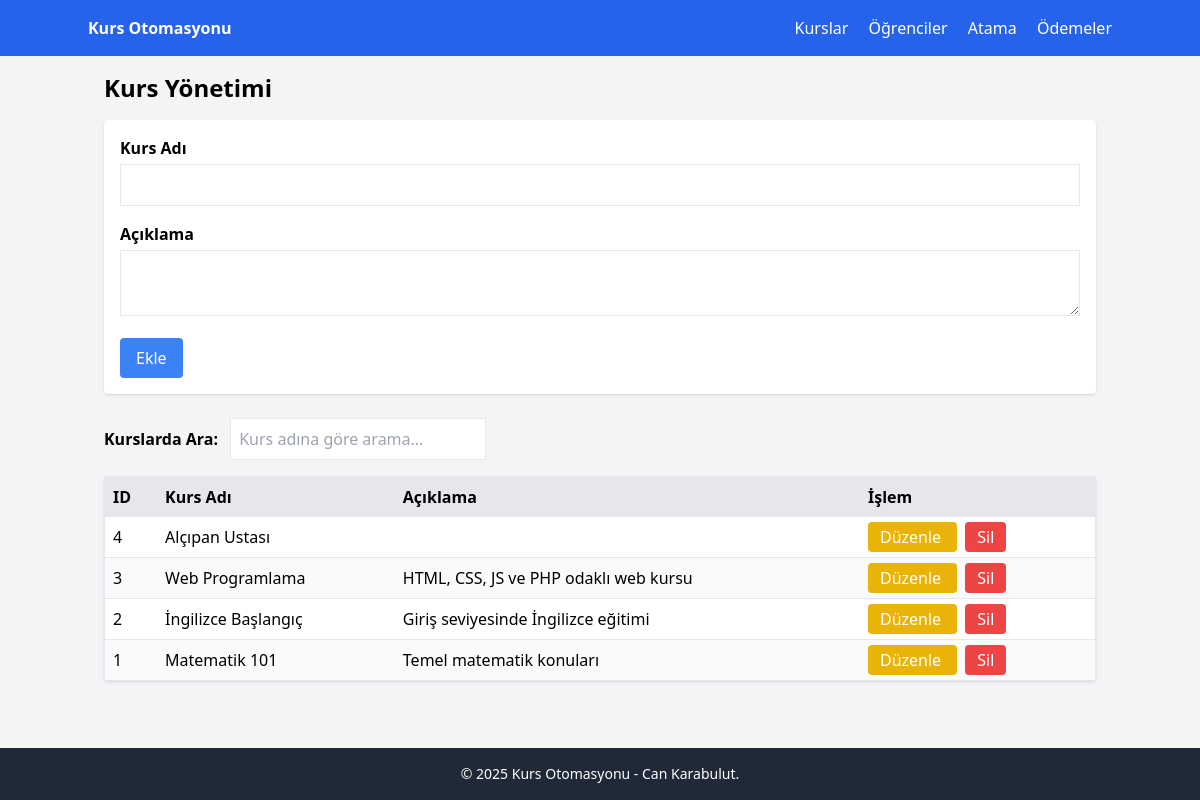
/courses.php, run on the app's committed database.
### tables this page shows
CREATE TABLE `courses` (
  `id` int(11) NOT NULL,
  `name` varchar(100) NOT NULL,
  `description` varchar(255) DEFAULT NULL
);

### courses.php (the view, shortened to what this page needs)
<?php
require_once "db.php";
$editData = null;
$courses = $pdo->query("SELECT * FROM courses ORDER BY id DESC")->fetchAll(PDO::FETCH_ASSOC);
?>
<h1 class="text-2xl font-bold mb-4">Kurs Yönetimi</h1>
<?php if (!$editData): ?>
<form action="courses.php" method="POST" class="mb-6 p-4 bg-white rounded shadow">
  <div class="mb-4">
    <label class="block mb-1 font-semibold">Kurs Adı</label>
    <input type="text" name="name" class="border w-full p-2" required />
  </div>
  <div class="mb-4">
    <label class="block mb-1 font-semibold">Açıklama</label>
    <textarea name="description" class="border w-full p-2" rows="2"></textarea>
  </div>
  <button class="bg-blue-500 text-white px-4 py-2 rounded" type="submit">Ekle</button>
</form>
<?php endif; ?>
<div class="mb-4">
  <label for="courseSearchInput" class="font-semibold mr-2">Kurslarda Ara:</label>
  <input type="text" id="courseSearchInput" class="border p-2 w-64" placeholder="Kurs adına göre arama..." />
</div>
<table id="coursesTable" class="striped w-full bg-white rounded shadow border">
  <thead class="bg-gray-200">
    <tr>
      <th class="p-2 text-left">ID</th>
      <th class="p-2 text-left">Kurs Adı</th>
      <th class="p-2 text-left">Açıklama</th>
      <th class="p-2 text-left">İşlem</th>
    </tr>
  </thead>
  <tbody>
    <?php foreach ($courses as $c): ?>
      <tr class="border-b">
        <td class="p-2"><?php echo $c['id']; ?></td>
        <td class="p-2"><?php echo htmlspecialchars($c['name']); ?></td>
        <td class="p-2"><?php echo htmlspecialchars($c['description']); ?></td>
        <td class="p-2">
          <a href="courses.php?edit_id=<?php echo $c['id']; ?>"
             class="bg-yellow-500 text-white px-3 py-1 rounded mr-2">
            Düzenle
          </a>
          <a href="courses.php?delete_id=<?php echo $c['id']; ?>"
             class="bg-red-500 text-white px-3 py-1 rounded"
             onclick="return confirm('Silmek istediğinize emin misiniz?');">
            Sil
          </a>
        </td>
      </tr>
    <?php endforeach; ?>
  </tbody>
</table>
<?php
require_once "layout.php";

### assets/css/style.css (style rules this page uses)
body { font-family: 'Segoe UI', Tahoma, Geneva, Verdana, sans-serif; }
table.striped tbody tr:nth-child(even) { background-color: #f9fafb; }
table.striped tbody tr:nth-child(odd) { background-color: #ffffff; }

### data on the page
courses: id "4", name "Alçıpan Ustası"
courses: id "3", name "Web Programlama", description "HTML, CSS, JS ve PHP odaklı web kursu"
courses: id "2", name "İngilizce Başlangıç", description "Giriş seviyesinde İngilizce eğitimi"
courses: id "1", name "Matematik 101", description "Temel matematik konuları"
